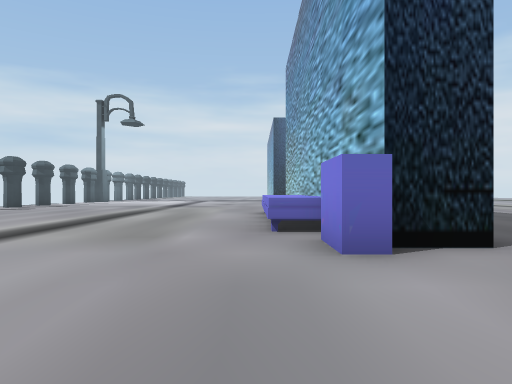
View 1 (above)

24 first-person views from a walk through a Unity game level. The camera is 1.2 m above the floor, looks level and sees 70° across. The floor is counted in squares, 2 m on a side. Each view is taken from the middle of a square. On the plan, view 1 faces up. The plan holds only what a view shows up to about 10 squares ahead; the rest is blank. The place goes on beyond the plan.

View 2
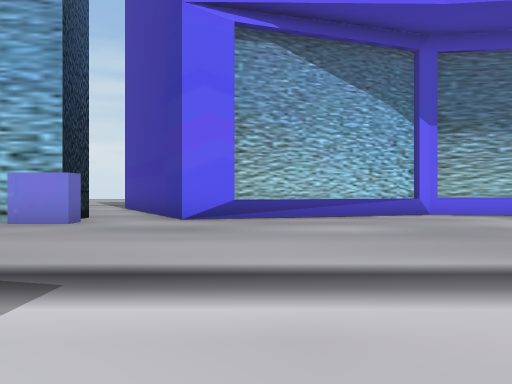

View 3
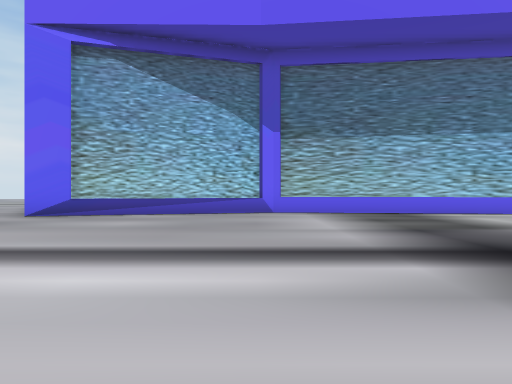

View 4
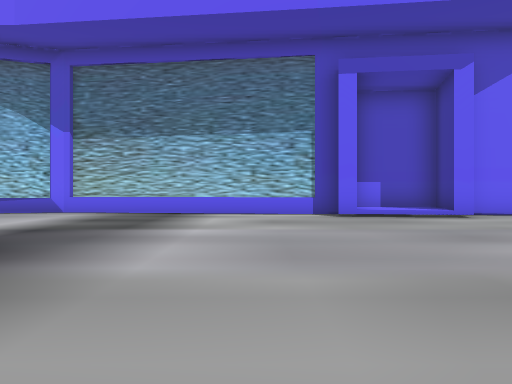

View 5
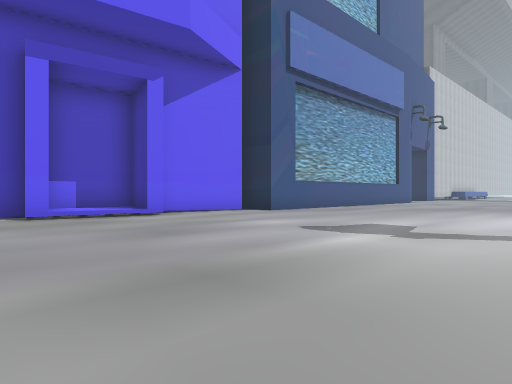

View 6
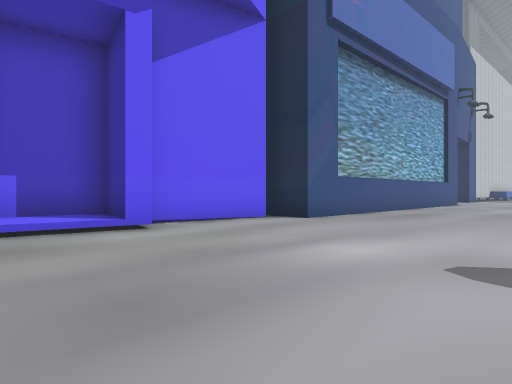

View 7
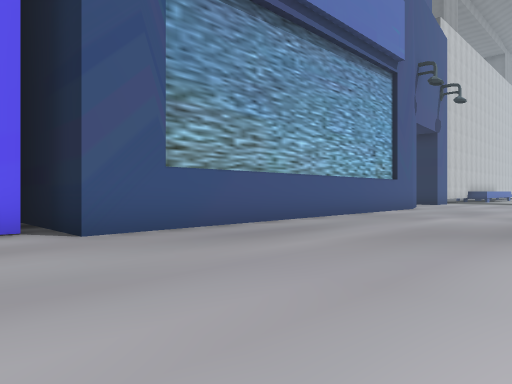

View 8
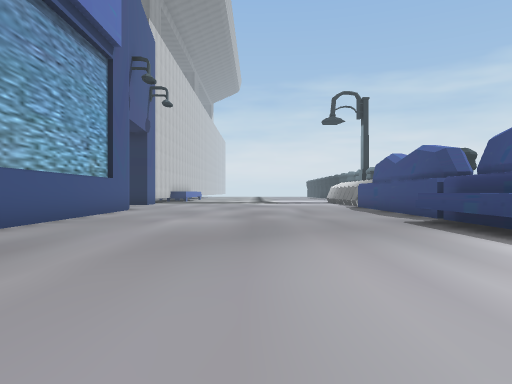

View 9
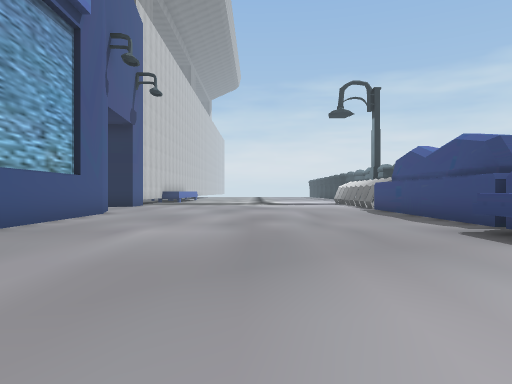

View 10
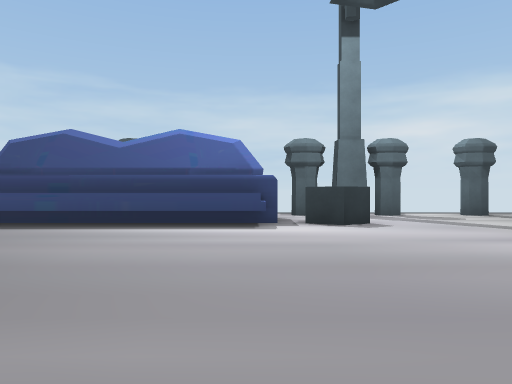

View 11
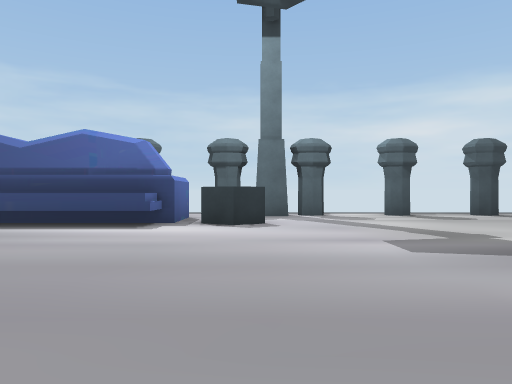

View 12
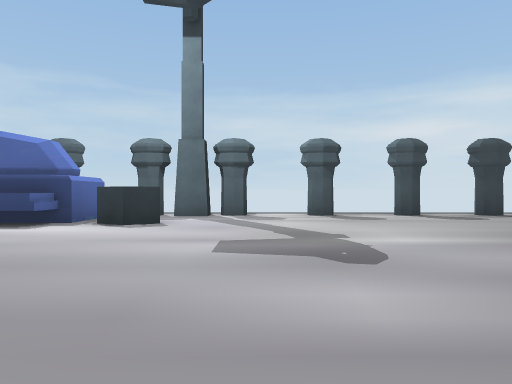

View 13
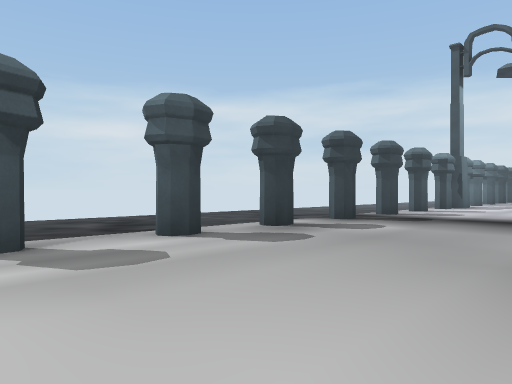

View 14
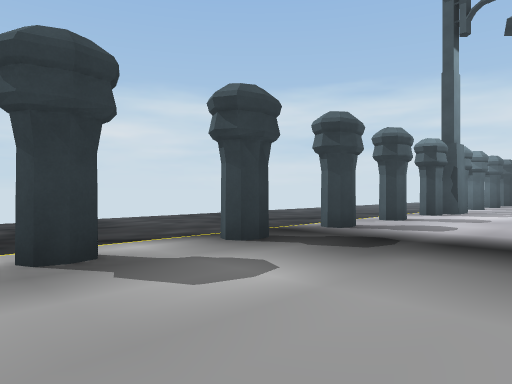

View 15
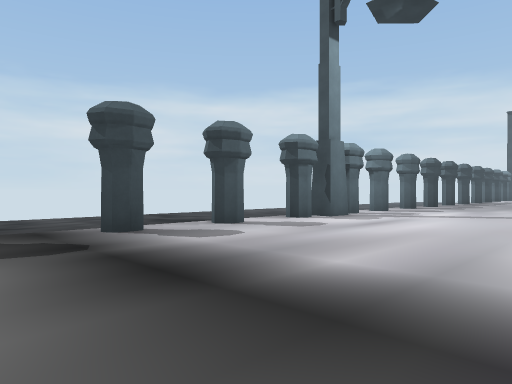

View 16
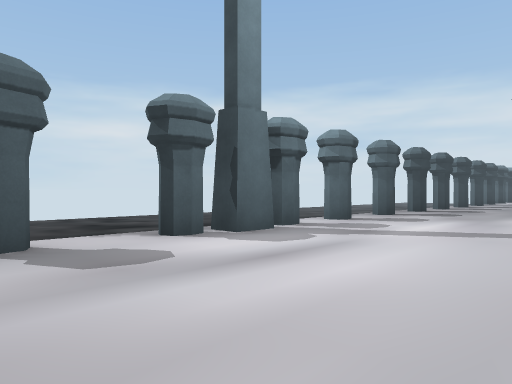

View 17
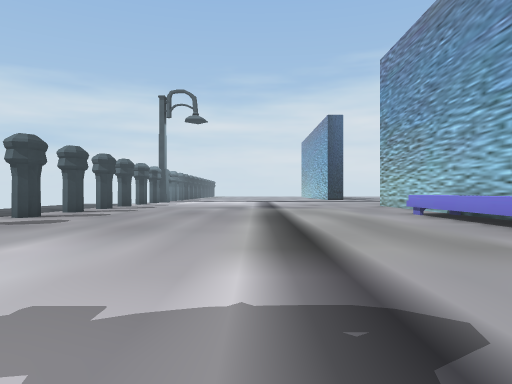

View 18
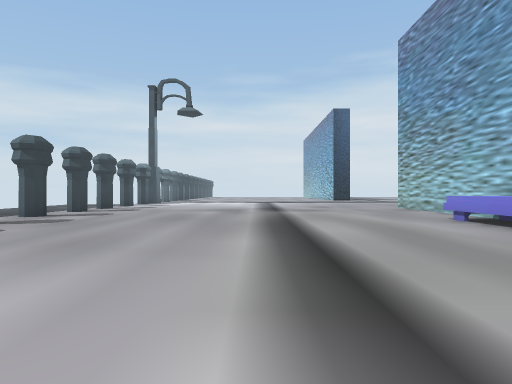

View 19
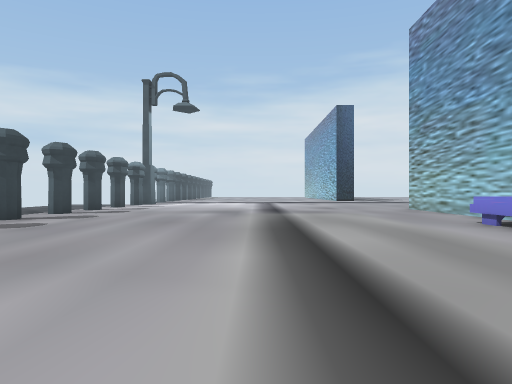

View 20
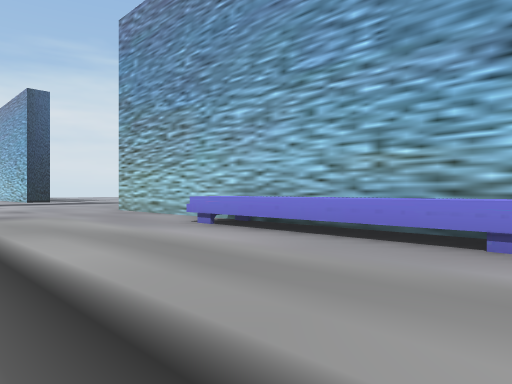

View 21
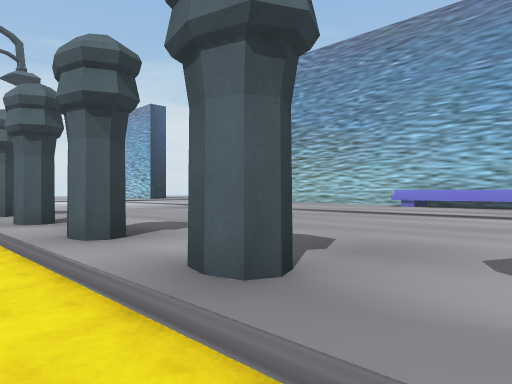

View 22
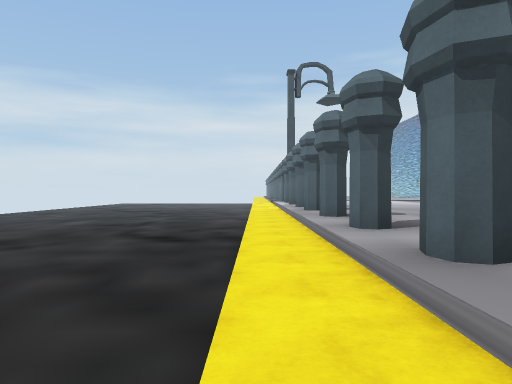

View 23
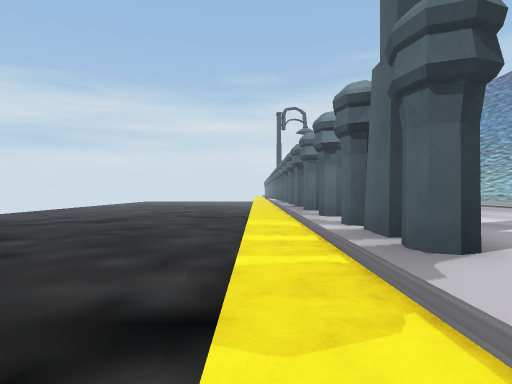

View 24
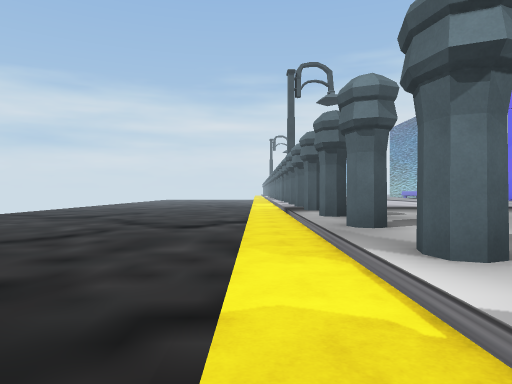

### Floor plan
Key: @ floor where view 1 was taken; # wall or solid block; x gap in a wall; . main floor; : floor 0.25 m higher than the main floor; - floor 0.25 m lower than the main floor; / step, stairs or slope; ^ raised ledge; v drop or lower ground.
Columns run from 12 left of view 1 to 5 right of it. Each row starts with its distance up from view 1.
 14 v-/#..........#
 13 v-/...........#
 12 v-/#..........#
 11 v-/.........^^
 10 v-/#........^^
  9 v-/.........^^
  8 v-/#........^^
  7  -/.........^^  ..
  6 v-/.........^^  .
  5 v-/#..........#..
  4 v-/..........##..
  3 v-/#............#
  2 v-/............##
  1 v-/#..........##
  0 v-/x........@.##
 -1 v-/#...........#
 -2  -/............#
 -3  -/#...........##
 -4  -/.............#
 -5   #.............#
 -6   /.............#
 -7 v-/............##
 -8 v-/#...........#
 -9 v-/............#
-10 v-/#...........#
-11 v-/............#
-12 v-/#..........###
-13 v-/...........::#
-14 v-/#..........::#
-15  -/...........###
-16  -/...........#
-17  -/#..........#
-18   /x.^........#
-19   /#.^.......####
-20    ###.......#
-21      #.......#
-22      #.......#
-23      #.......#
-24      #.......#
-25      #.......#
-26      #.......##
-27      #........#
-28      #........#
-29      #........#
-30      #........#

Where each view was taken, in squares from view 1:
view 1: 0 up, 0 right, facing up
view 2: 0 up, 6 left, facing right
view 3: 4 down, 7 left, facing right
view 4: 10 down, 7 left, facing right
view 5: 10 down, 7 left, facing down-right
view 6: 12 down, 4 left, facing down-right
view 7: 17 down, 4 left, facing down-right
view 8: 18 down, 3 left, facing down
view 9: 20 down, 3 left, facing down
view 10: 20 down, 0 right, facing left
view 11: 18 down, 0 right, facing left
view 12: 16 down, 0 right, facing left
view 13: 15 down, 5 left, facing up-left
view 14: 11 down, 6 left, facing up-left
view 15: 8 down, 4 left, facing up-left
view 16: 4 down, 5 left, facing up-left
view 17: 1 up, 4 left, facing up
view 18: 3 up, 4 left, facing up
view 19: 4 up, 4 left, facing up
view 20: 5 up, 4 left, facing up-right
view 21: 6 up, 11 left, facing up-right
view 22: 5 up, 11 left, facing up
view 23: 4 down, 11 left, facing up
view 24: 17 down, 11 left, facing up
